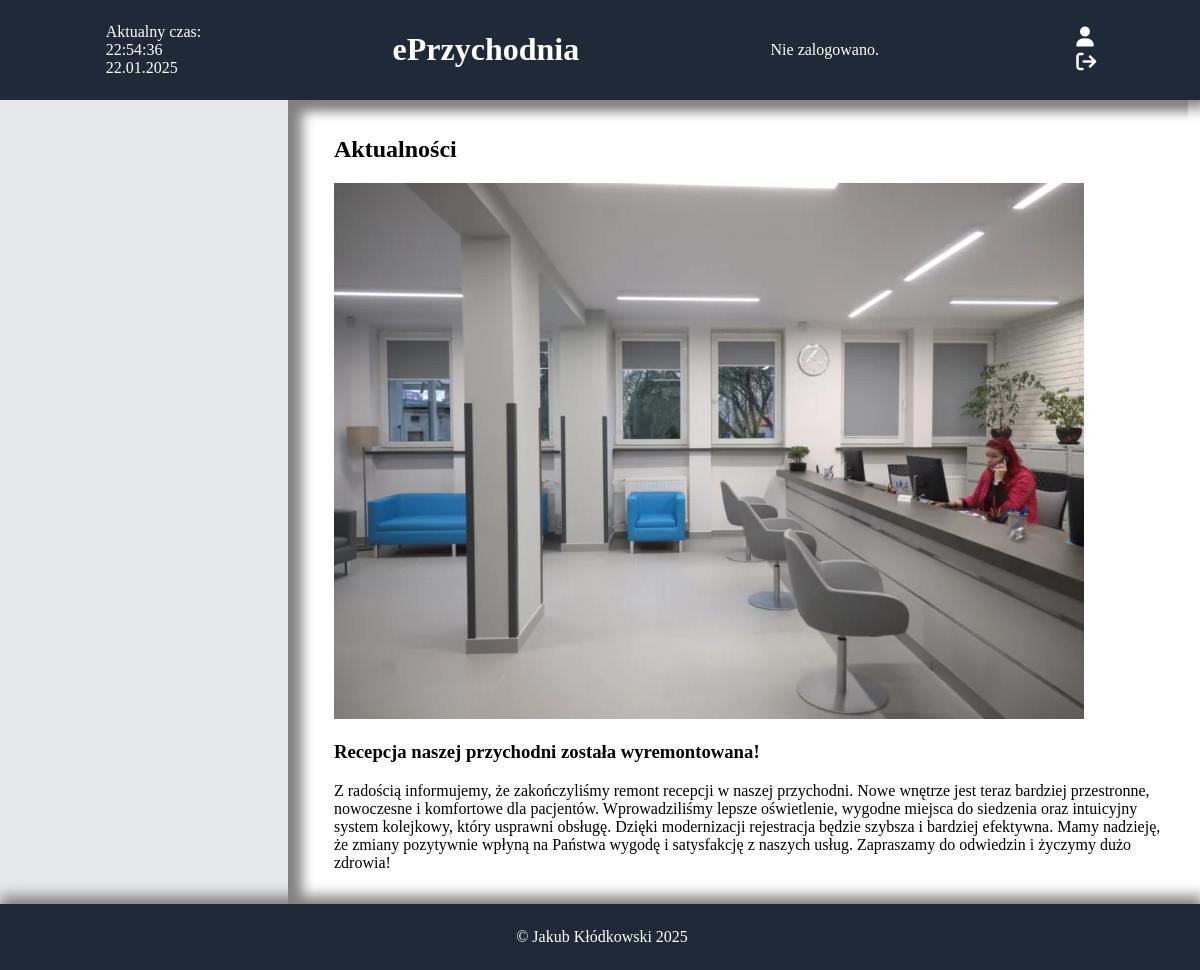
Before: / with the older database file.
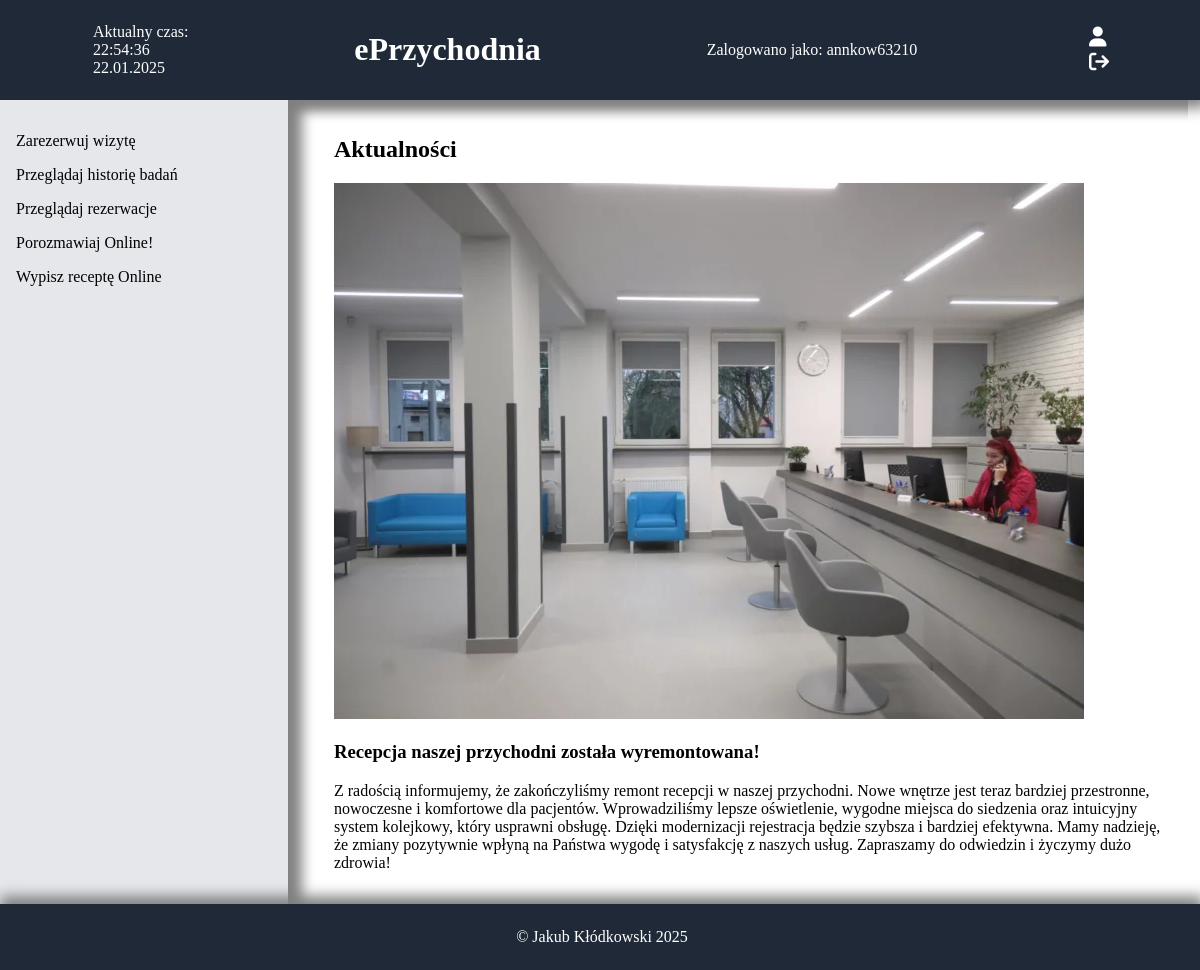
After: the same page with the newer database file.
### tables this page shows
CREATE TABLE `zalogowani` (
  `login` char(11) DEFAULT NULL,
  `haslo` varchar(100) DEFAULT NULL,
  `kto` varchar(100) DEFAULT NULL
);

### index.php (the view, shortened to what this page needs)
<!DOCTYPE html>
<html lang="pl">
<head>
    <link rel="stylesheet" href="https://cdnjs.cloudflare.com/ajax/libs/font-awesome/6.4.2/css/all.min.css">
    <link rel="stylesheet" href="style.css">
</head>
<body>
    <header>
    <div id="data"></div>
        <h1 class="text-xl font-bold text-center flex-1"><a href="index.php">ePrzychodnia</a></h1>
        <?php
            $connect = mysqli_connect("localhost", "root", "", "eprzychodnia");
            $query0 = "SELECT `login` FROM `zalogowani` LIMIT 1";
            $result = mysqli_query($connect, $query0);
            if ($result && mysqli_num_rows($result) > 0) {
                $row = mysqli_fetch_assoc($result);
                $log = $row['login'];
                echo "Zalogowano jako: " . htmlspecialchars($log);
            } else {
                echo "Nie zalogowano.";
            }
        ?>
        <div>
        <form action="zaloguj.php">
    <button class="icon-button"><i class="fa-solid fa-user"></i></button>
</form>
<form action="wyloguj.php">
    <button class="icon-button"><i class="fa fa-sign-out"></i></button>
</form>
<?php
$connect = mysqli_connect("localhost", "root", "", "eprzychodnia");
$query1 = "SELECT `kto` FROM `zalogowani`";
$result1 = mysqli_query($connect, $query1);
if ($row = mysqli_fetch_assoc($result1)) {
    $kto = $row['kto'];
}
?>
    </header>
    <div style="display: flex; flex: 1;">
        <nav>
            <?php
                $connect = mysqli_connect("localhost", "root", "", "eprzychodnia");
                $query0="select * from `zalogowani`";
                $result0=mysqli_query($connect,$query0);
                if(mysqli_num_rows($result0)>0){
                    $query1 = "SELECT `kto` FROM `zalogowani`";
                    $result1 = mysqli_query($connect, $query1);
                    if ($row = mysqli_fetch_assoc($result1)) {
                        $kto = $row['kto'];
                    }
                    $query2="select * from `uprawnienia` where `stanowisko`='".$kto."'";
                    $result2=mysqli_query($connect,$query2);
                    if($row=mysqli_fetch_assoc($result2)){
                        $rezerwuj=$row['rezerwuj'];
                        $przegladaj_historie=$row['przegladaj_historie'];
                        if($rezerwuj==1){
                            echo "<p><a href='rezerwuj.php'>Zarezerwuj wizytę</a></p>";
                        }
                        if($przegladaj_historie==1){
                            echo "<p><a href='historia.php'>Przeglądaj historię badań</a></p>";
                        }
                        if($row['przegladaj_rezerwacje']==1){
                            echo "<p><a href='przegladaj_rezerwacje.php'>Przeglądaj rezerwacje</a></p>";
                        }
                        if($row['ewizyta']==1){
                            echo "<p><a href='chat.php'>Porozmawiaj Online!</a></p>";
                        }
                        if($row['napisz_recepte']==1){
                            echo "<p><a href='zamow_recepte.php'>Wypisz receptę Online</a></p>";
                        }
                    }
                }
            ?>
        </nav>
        <main>
            <div class="index-content" style="margin-left: 30px">
                <h2>Aktualności</h2>
                <img src="przychodnia1.jpg" alt="przychodnia_wyremontowana">
                <h3>Recepcja naszej przychodni została wyremontowana!</h3>
                <p>Z radością informujemy, że zakończyliśmy remont recepcji w naszej przychodni. Nowe wnętrze jest teraz bardziej przestronne, nowoczesne i komfortowe dla pacjentów. Wprowadziliśmy lepsze oświetlenie, wygodne miejsca do siedzenia oraz intuicyjny system kolejkowy, który usprawni obsługę.
Dzięki modernizacji rejestracja będzie szybsza i bardziej efektywna. Mamy nadzieję, że zmiany pozytywnie wpłyną na Państwa wygodę i satysfakcję z naszych usług.
Zapraszamy do odwiedzin i życzymy dużo zdrowia!</p>
            </div>
        </main>
    </div>
    <footer>
        <p>&copy; Jakub Kłódkowski 2025</p>
    </footer>
</body>
</html>

### style.css (style rules this page uses)
body { display: flex; flex-direction: column; height: 100vh; margin: 0; width: 99vw; overflow-x: hidden; }
header { background-color: #1f2937; color: white; padding: 10px; width: 100%; display: flex; justify-content: space-around; align-items: center; text-decoration: none; box-shadow: 0px 8px 13px 0px gray; }
nav { background-color: #e5e7eb; width: 256px; padding: 16px; }
main { flex: 1; padding: 16px; box-shadow: inset 14px 8px 13px 0px gray; }
footer { background-color: #1f2937; color: white; text-align: center; padding: 8px; width: 100%; box-shadow: 0px -8px 13px 0px gray; }
.icon-button { color: white; font-size: 1.25rem; background: none; border: none; cursor: pointer; }
h1>a { text-decoration: none; color: white; }
p>a { text-decoration: none; color: black; }

Changed rows visible on the page:
added zalogowani: login "annkow63210"
Other visible differences:
text no longer shown: "Nie zalogowano."
text now shown: "Zalogowano jako: Zarezerwuj wizytę Przeglądaj historię badań Przeglądaj rezerwacje Porozmawiaj Online! Wypisz receptę Online"
